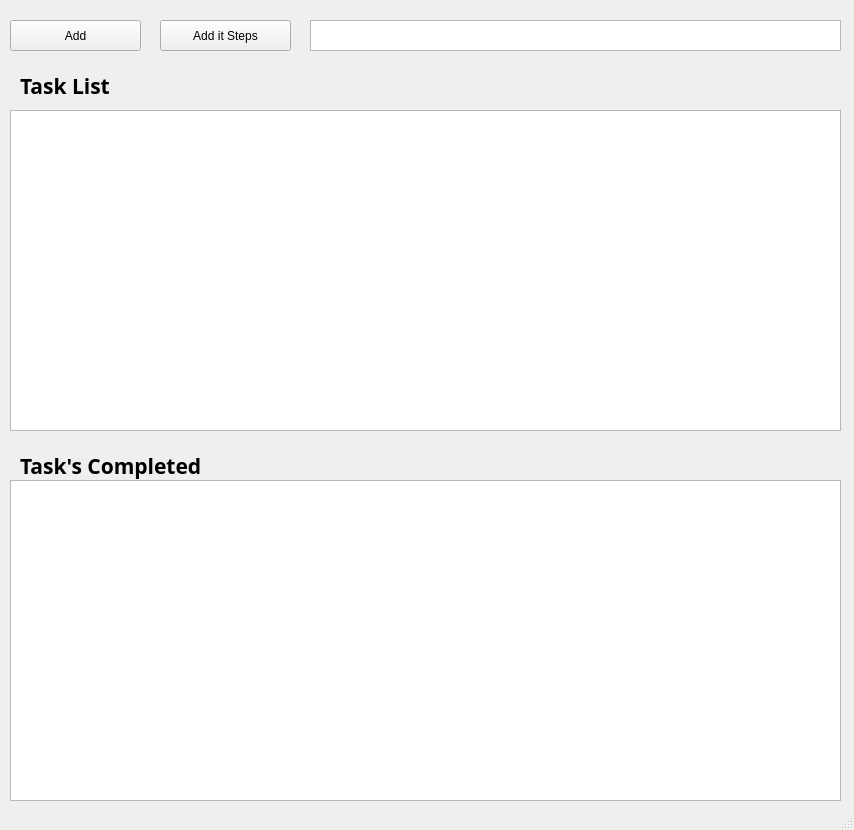
<?xml version="1.0" encoding="UTF-8"?>
<ui version="4.0">
 <class>MainWindow</class>
 <widget class="QMainWindow" name="MainWindow">
  <property name="geometry">
   <rect>
    <x>0</x>
    <y>0</y>
    <width>854</width>
    <height>830</height>
   </rect>
  </property>
  <property name="windowTitle">
   <string>MainWindow</string>
  </property>
  <property name="windowIcon">
   <iconset>
    <normaloff>../Downloads/task.ico</normaloff>../Downloads/task.ico</iconset>
  </property>
  <widget class="QWidget" name="centralwidget">
   <widget class="QListWidget" name="listWidget">
    <property name="geometry">
     <rect>
      <x>10</x>
      <y>110</y>
      <width>831</width>
      <height>321</height>
     </rect>
    </property>
   </widget>
   <widget class="QLabel" name="label">
    <property name="geometry">
     <rect>
      <x>20</x>
      <y>70</y>
      <width>201</width>
      <height>31</height>
     </rect>
    </property>
    <property name="font">
     <font>
      <family>Lohit Bengali</family>
      <pointsize>16</pointsize>
      <weight>75</weight>
      <bold>true</bold>
     </font>
    </property>
    <property name="text">
     <string>Task List</string>
    </property>
   </widget>
   <widget class="QPushButton" name="AddButton">
    <property name="geometry">
     <rect>
      <x>10</x>
      <y>20</y>
      <width>131</width>
      <height>31</height>
     </rect>
    </property>
    <property name="text">
     <string>Add</string>
    </property>
   </widget>
   <widget class="QPushButton" name="AddMoreButton">
    <property name="geometry">
     <rect>
      <x>160</x>
      <y>20</y>
      <width>131</width>
      <height>31</height>
     </rect>
    </property>
    <property name="text">
     <string>Add it Steps</string>
    </property>
   </widget>
   <widget class="QTextEdit" name="textEdit">
    <property name="geometry">
     <rect>
      <x>310</x>
      <y>20</y>
      <width>531</width>
      <height>31</height>
     </rect>
    </property>
   </widget>
   <widget class="QLabel" name="label_2">
    <property name="geometry">
     <rect>
      <x>20</x>
      <y>450</y>
      <width>201</width>
      <height>31</height>
     </rect>
    </property>
    <property name="font">
     <font>
      <family>Lohit Bengali</family>
      <pointsize>16</pointsize>
      <weight>75</weight>
      <bold>true</bold>
     </font>
    </property>
    <property name="text">
     <string>Task's Completed</string>
    </property>
   </widget>
   <widget class="QListWidget" name="listWidget_2">
    <property name="geometry">
     <rect>
      <x>10</x>
      <y>480</y>
      <width>831</width>
      <height>321</height>
     </rect>
    </property>
   </widget>
  </widget>
  <widget class="QStatusBar" name="statusbar"/>
 </widget>
 <resources/>
 <connections/>
</ui>
